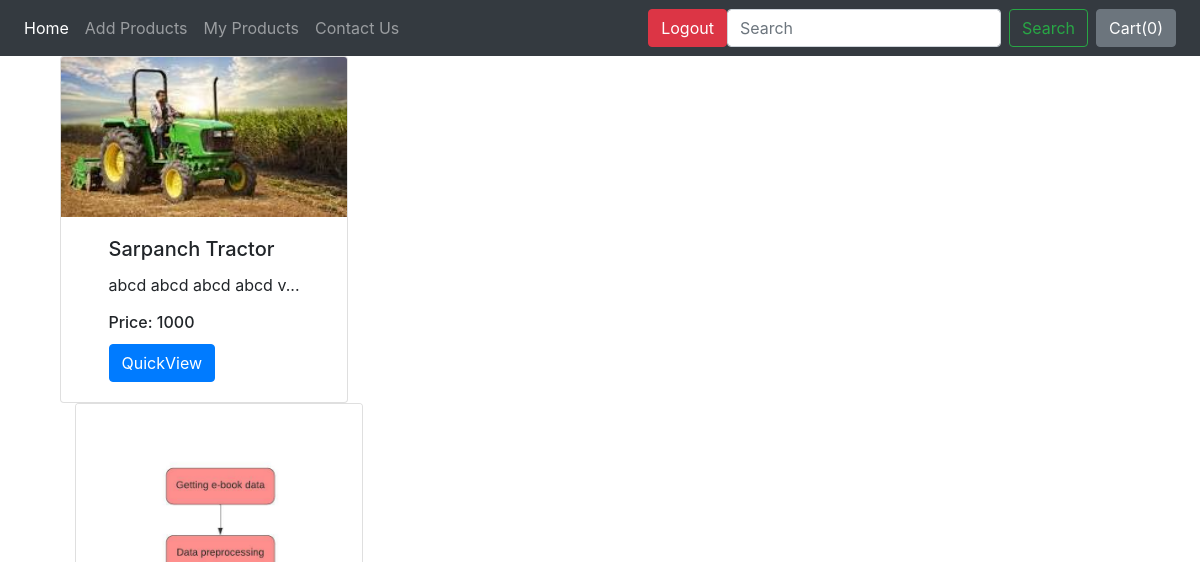
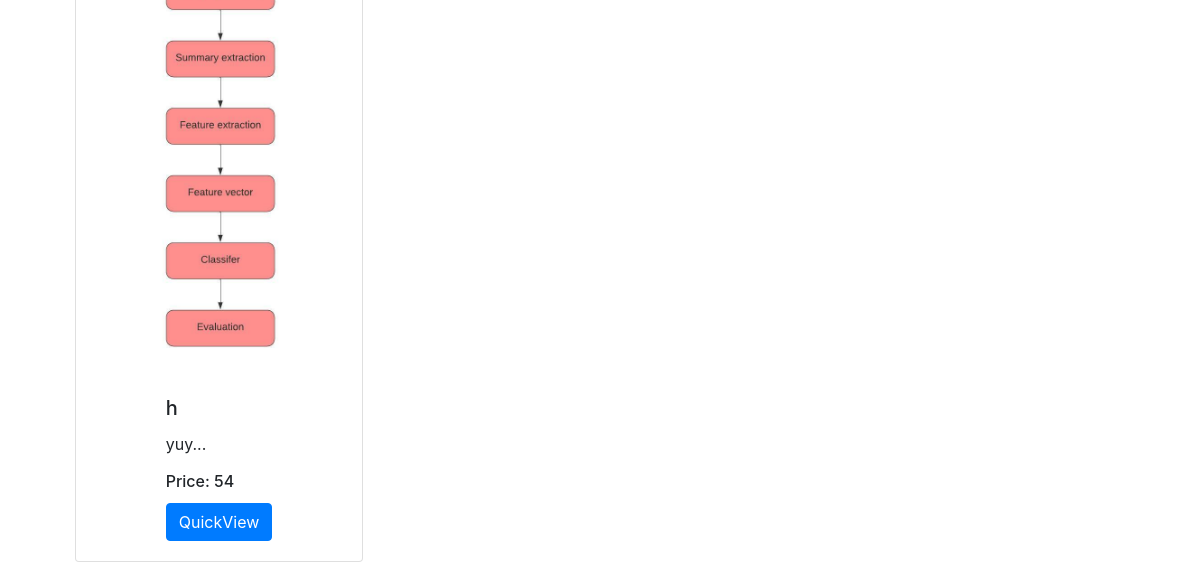
Before: /shop/owner/rentproduct/ (signed in) with the older database file (2 pictures, top to bottom).
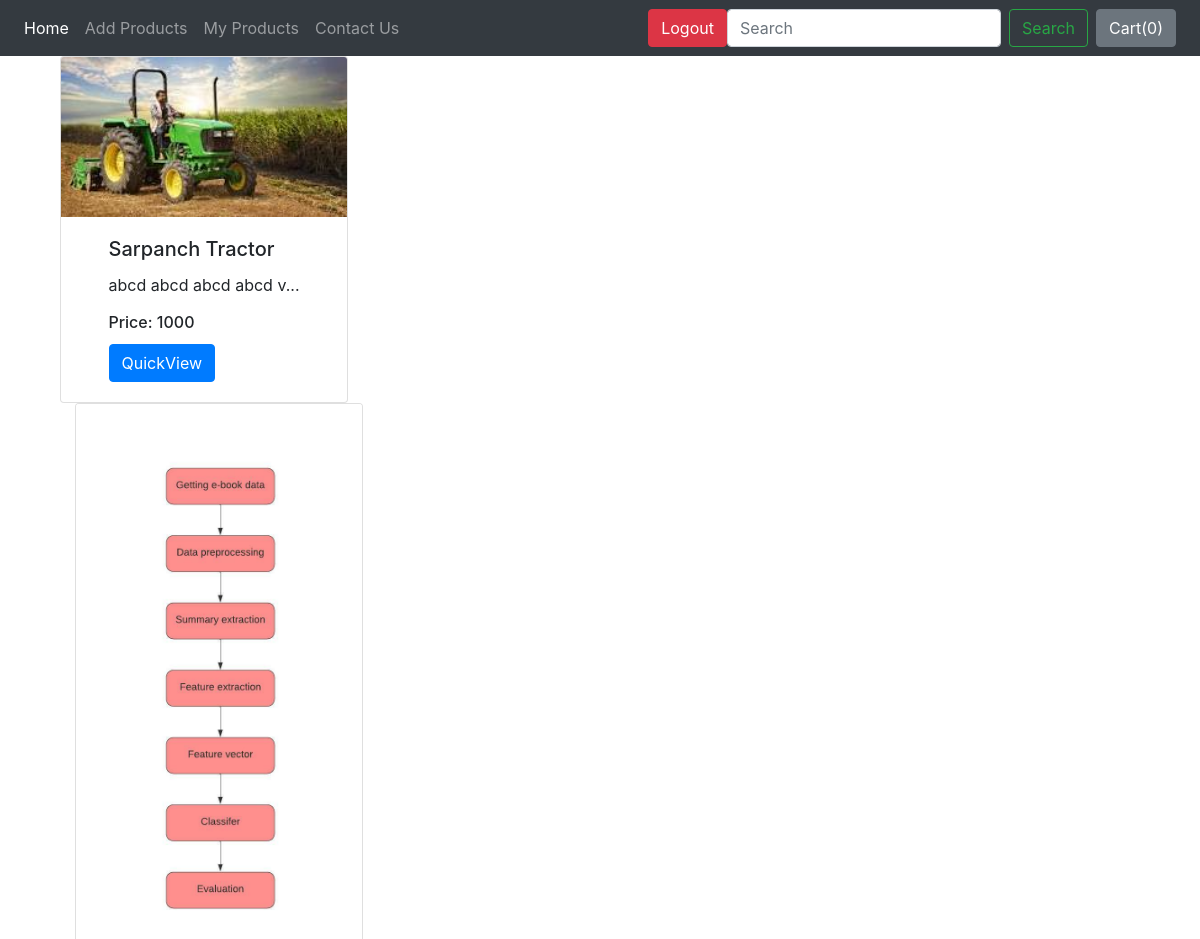
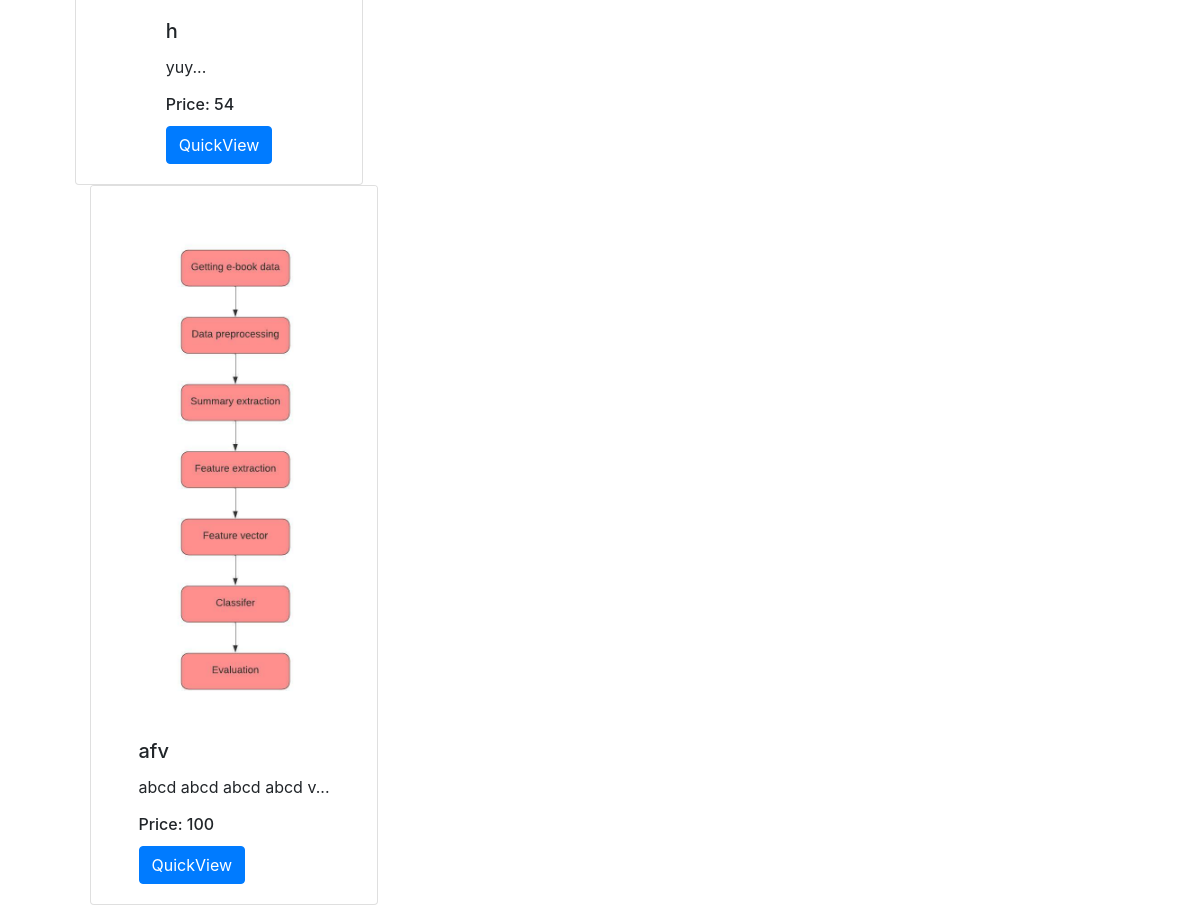
After: the same page with the newer database file (2 pictures, top to bottom).
### shop/models.py (models this page shows, shortened)
class Product(models.Model):
    Stat = (
    (1, 'Available'),
  )
    product_id = models.AutoField
    product_name = models.CharField(max_length=50,null=False)
    category = models.CharField(max_length=50, null=False)
    status=models.IntegerField(default=1,choices=Stat,null=False)
    price = models.PositiveIntegerField(null=False)
    desc = models.CharField(max_length=300,null=False)
    pub_date = models.DateField(null=False)
    image = models.ImageField(upload_to='shop/images', default="",null=False)
    owner_name=models.CharField(max_length=50,null=False)

### shop/views.py (the view)
# urls.py: path("owner/rentproduct/", views.rent_summary, name="Rent summary"),
def rent_summary(request):
    product=Product.objects.all()
    return render(request,"shop/rent_summary.html",{"product":product})

### shop/templates/shop/rent_summary.html
{% extends 'shop/owner_dash.html' %}
{% block body%}
{% for prod in product %}
{% if request.user.username == prod.owner_name%}
<div class="container carousel-inner no-padding">
    <div class="carousel-item active">
        <div class="col-xs-3 col-sm-3 col-md-3">
            <div class="card align-items-center" style="width: 18rem;">
                <img src='/media/{{prod.image}}' class="card-img-top" alt="...">
                <div class="card-body">
                    <h5 class="card-title" id="namepr{{prod.id}}">{{prod.product_name}}</h5>
                    <p class="card-text">{{prod.desc|slice:"0:53"}}...</p>
                    <h6 class="card-title" >Price: <span id="pricepr{{prod.id}}">{{prod.price}}</span></h6>
                    <a href="/shop/owner/products/{{prod.id}}"><button id="qv{{prod.id}}" class="btn btn-primary cart">QuickView</button></a>
                </div>
            </div>
        </div>
{% endif %}
{% endfor %}
{% endblock %}

### shop/templates/shop/owner_dash.html (shortened to what this page needs)
<!doctype html>
<html lang="en">
  <head>
    <link rel="stylesheet" href="https://stackpath.bootstrapcdn.com/bootstrap/4.2.1/css/bootstrap.min.css">
  </head>
  <body>
    <nav class="navbar navbar-expand-lg navbar-dark bg-dark">
  <div class="collapse navbar-collapse" id="navbarSupportedContent">
    <ul class="navbar-nav mr-auto">
      <li class="nav-item active">
        <a class="nav-link" href="/shop/owner">Home <span class="sr-only">(current)</span></a>
      </li>
      <li class="nav-item">
        <a class="nav-link" href="/shop/owner/addproduct">Add Products</a>
      </li>
      <li class="nav-item">
        <a class="nav-link" href="/shop/owner/rentproduct">My Products</a>
      </li>
       <li class="nav-item">
        <a class="nav-link" href="/shop/contact">Contact Us</a>
      </li>
    </ul>
  </div>
  {%if user.is_authenticated %}
  <a class="nav-item nav link" href="{% url 'logout' %}"><button type="button" class="btn btn-danger">Logout</button></a>
  {% else %}
  <div class="navbar-nav">
    <a class="nav-item nav link" href="{% url 'login' %}"><button type="button" class="btn btn-primary">Login</button></a>
    <a class="nav-item nav link" href="{% url 'register' %}"><button type="button" class="btn btn-warning">Register</button></a>
  </div>
  {% endif %}
    <form method='get' action='/shop/search/' class="form-inline my-2 my-lg-0">
      <input class="form-control mr-sm-2" type="search" placeholder="Search" aria-label="Search" name="search" id="search">
      <button class="btn btn-outline-success my-2 my-sm-0" type="submit">Search</button>
    </form>
    <button type="button" class="btn btn-secondary mx-2" id="popcart" data-container="body" data-toggle="popover" data-placement="bottom" data-html="true" data-content="Vivamus
sagittis lacus vel augue laoreet rutrum faucibus.">
  Cart(<span id="cart">0</span>)
</button>
</nav>
  {% block body %}
  {% endblock %}
  </body>
</html>

Changed rows visible on the page:
added Product: image (picture), product_name "afv", desc "abcd abcd abcd abcd v", price "100"
